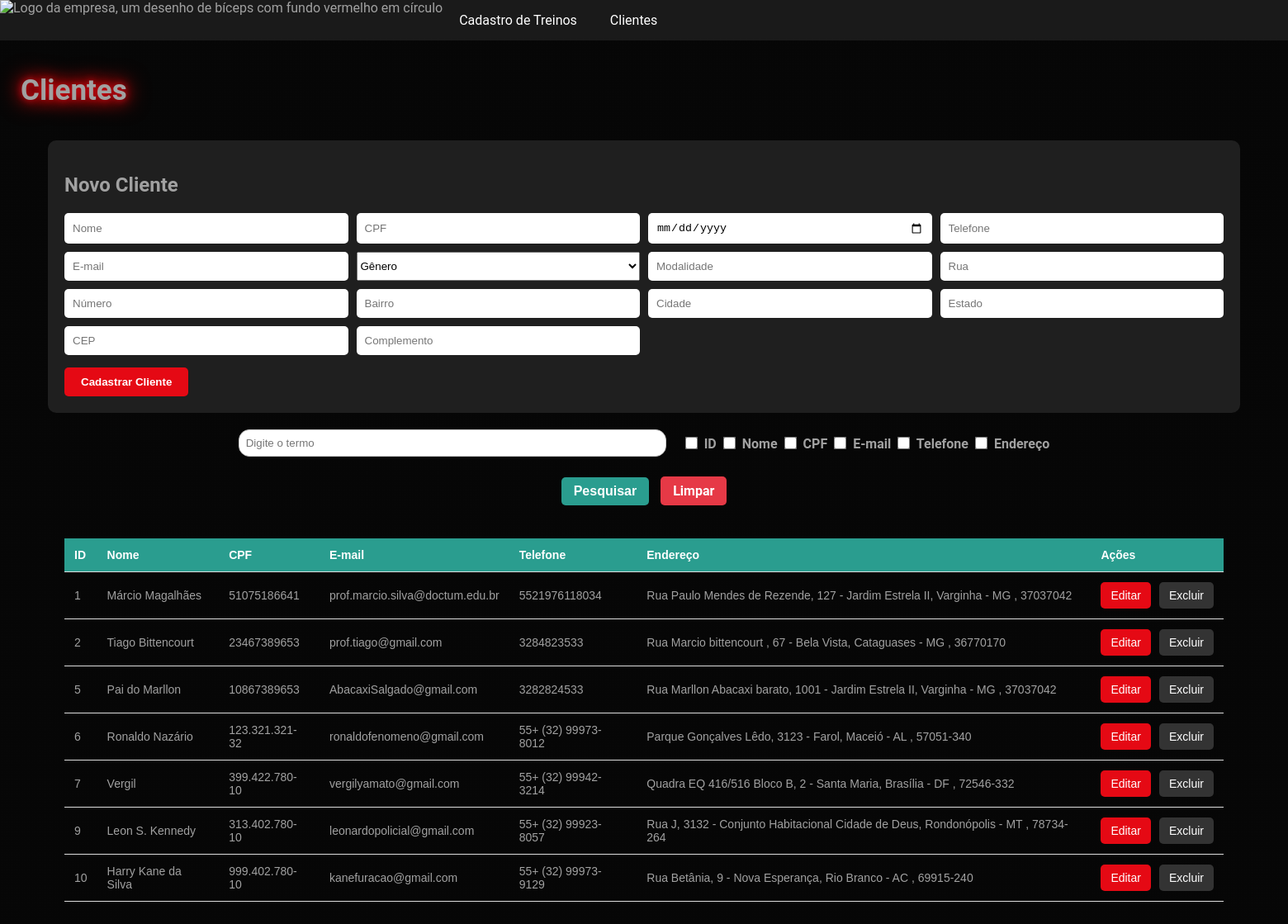
The app's page /php/clientes.php (signed in), older data.
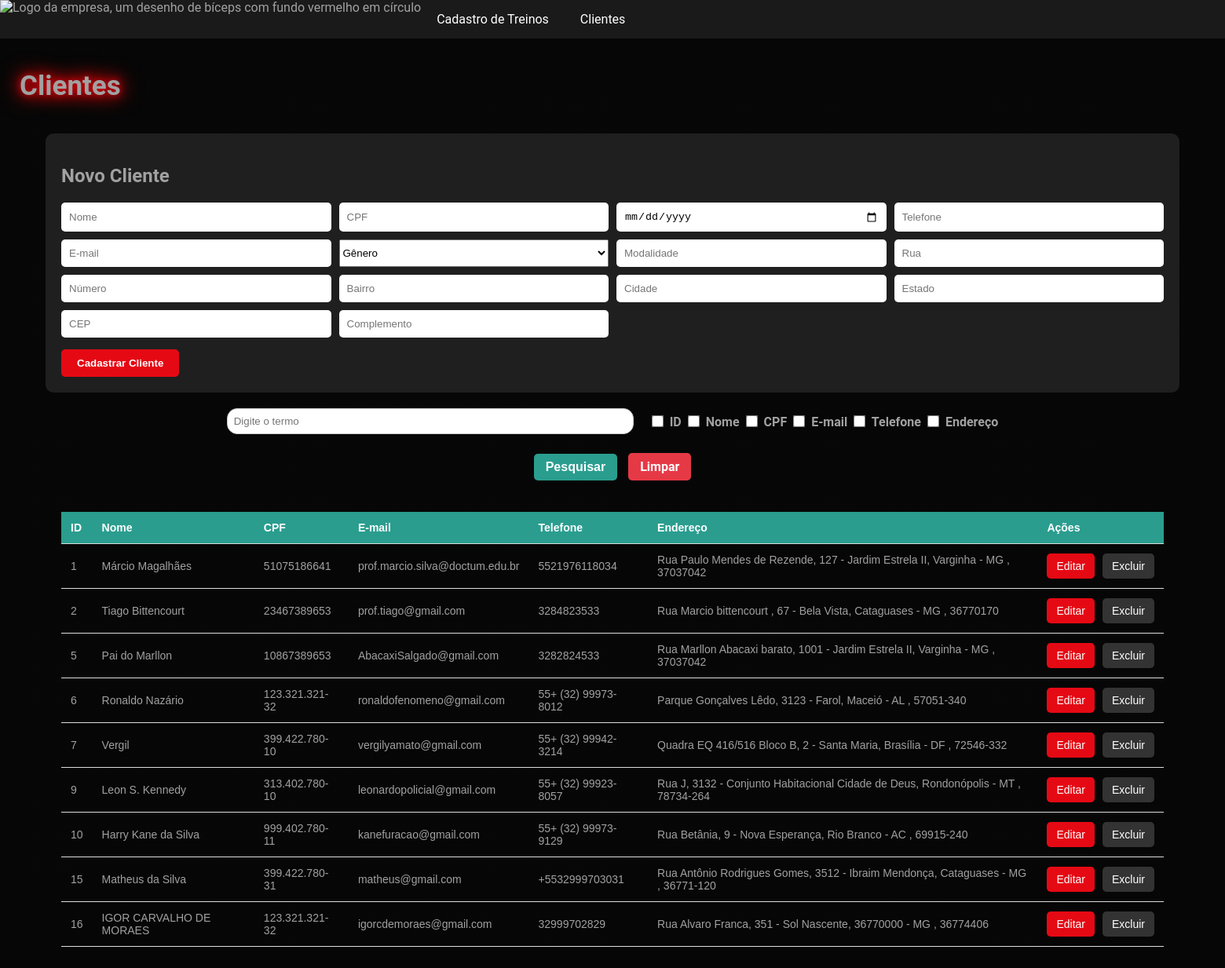
The same page, newer data.
### tables this page shows
CREATE TABLE `cliente` (
  `id_cliente` int NOT NULL,
  `nome` varchar(255) NOT NULL,
  `cpf` varchar(14) NOT NULL,
  `data_nascimento` date NOT NULL,
  `telefone` varchar(20) DEFAULT NULL,
  `email` varchar(255) NOT NULL,
  `genero` varchar(20) NOT NULL,
  `modalidade` varchar(100) DEFAULT NULL,
  `id_endereco` int NOT NULL,
  `foto` mediumblob
);

CREATE TABLE `endereco` (
  `id_endereco` int NOT NULL,
  `rua` varchar(255) NOT NULL,
  `bairro` varchar(60) NOT NULL,
  `cep` varchar(9) NOT NULL,
  `cidade` varchar(60) NOT NULL,
  `estado` varchar(50) NOT NULL,
  `numero_casa` int NOT NULL,
  `complemento` varchar(50) DEFAULT NULL
);

### php/clientes.php (the view, shortened to what the changed rows need)
<?php
require 'conecta.php';
?>
<!doctype html>
<html>
<head>
    <link href="../mobile.css" rel="stylesheet">
    <link rel="stylesheet" href="css/login.css">
</head>
<body style="color: #a1a1a1;">
    <link rel="stylesheet" href="css/login.css">
    </head>
    <body style="color: #f9f9f9;">
        <h1
            style="font-size: 35px; font-weight: bold; margin: 40px 25px; text-shadow: #E50914 0px 0px 10px, #E50914 0px 0px 20px, #E50914 0px 0px 30px;">
            Clientes</h1>
        <div class="cadastro-box">
            <h2>Novo Cliente</h2>
        </div>
        <table>
            <thead>
                <tr>
                    <th>ID</th>
                    <th>Nome</th>
                    <th>CPF</th>
                    <th>E-mail</th>
                    <th>Telefone</th>
                    <th>Endereço</th>
                    <th>Ações</th>
                </tr>
            </thead>
            <tbody>
                <?php
                $busca = isset($_GET['busca']) ? $_GET['busca'] : '';
                $campos = isset($_GET['campos']) ? $_GET['campos'] : [];
                $sql = "SELECT cliente.*, endereco.*
                FROM cliente
                JOIN endereco ON cliente.id_endereco = endereco.id_endereco";
                $stmt = $pdo->prepare($sql);
                if (!empty($busca) && !empty($campos)) {
                    $stmt->execute(['busca' => "%$busca%"]);
                } else {
                    $stmt->execute();
                }
                while ($row = $stmt->fetch()) {
                    if (isset($_GET['editar']) && $_GET['editar'] == $row['id_cliente']) {
                        echo "<form method='POST'>";
                        echo "<tr>";
                        echo "<td>" . $row['id_cliente'] . "
          <input type='hidden'
          name='id_cliente'
          value='" . $row['id_cliente'] . "'>
          </td>";
                        echo "<td>
            <input class='input-editar'
            type='text'
            name='nome'
            value='" . $row['nome'] . "'>
          </td>";
                        echo "<td>
            <input class='input-editar'
            type='text'
            name='cpf'
            value='" . $row['cpf'] . "'>
          </td>";
                        echo "<td>
            <input class='input-editar'
            type='email'
            name='email'
            value='" . $row['email'] . "'>
          </td>";
                        echo "<td>
            <input class='input-editar'
            type='text'
            name='telefone'
            value='" . $row['telefone'] . "'>
          </td>";
                        echo "<td>" . $row['rua'] . ", " . $row['numero_casa'] . "</td>";
                        echo "<td>
            <button
            type='submit'
            name='salvar'
            class='btn-editar'>
            Salvar
            </button>
            <a
            class='btn-excluir'
            href='clientes.php'>
            Excluir
            </a>
          </td>";
                        echo "</tr>";
                        echo "</form>";
                    } else {
                        echo "<tr>";
                        echo "<td>" . $row['id_cliente'] . "</td>";
                        echo "<td>" . $row['nome'] . "</td>";
                        echo "<td>" . $row['cpf'] . "</td>";
                        echo "<td>" . $row['email'] . "</td>";
                        echo "<td>" . $row['telefone'] . "</td>";
                        echo "<td>" . $row['rua'] . ", " . $row['numero_casa'] . " - " . $row['bairro'] . ", " . $row['cidade'] . " - " . $row['estado'] . " , " . $row['cep'] . "</td>";
                        echo "<td>
<div class='acoes'>
<a class='btn-editar'
href='clientes.php?editar=" . $row['id_cliente'] . "'>
Editar
</a>
<a class='btn-excluir'
href='clientes.php?excluir=" . $row['id_cliente'] . "'
onclick=\"return confirm('Deseja excluir este cliente?')\">
Excluir
</a>
</div>
</td>";
                        echo "</tr>";
                    }
                }
                ?>
            </tbody>
        </table>
    </body>
</html>

Row changes from the older to the newer data that the page shows:
changed cliente "Harry Kane da Silva": cpf "999.402.780-10" → "999.402.780-11"
added cliente: id_cliente "15", nome "Matheus da Silva", cpf "399.422.780-31", email "matheus@gmail.com", telefone "+5532999703031", id_endereco.rua "Rua Antônio Rodrigues Gomes", id_endereco.numero_casa "3512", id_endereco.bairro "Ibraim Mendonça", id_endereco.cidade "Cataguases", id_endereco.estado "MG", id_endereco.cep "36771-120"
added cliente: id_cliente "16", nome "IGOR CARVALHO DE MORAES", cpf "123.321.321-32", email "igorcdemoraes@gmail.com", telefone "32999702829", id_endereco.rua "Rua Alvaro Franca", id_endereco.numero_casa "351", id_endereco.bairro "Sol Nascente", id_endereco.cidade "36770000", id_endereco.estado "MG", id_endereco.cep "36774406"
